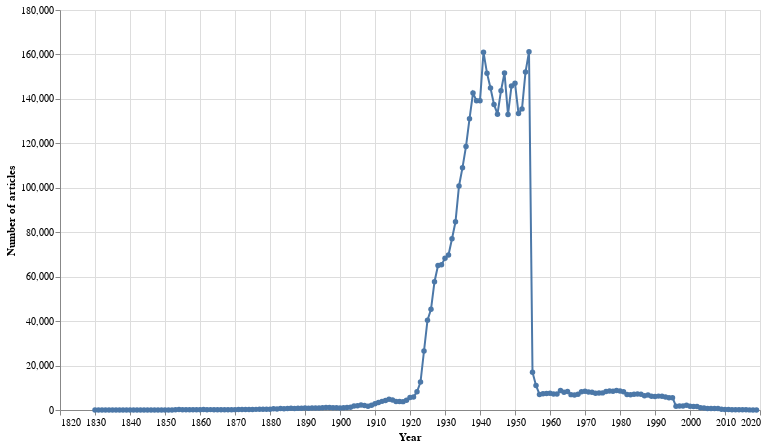

The code cell stored with this chart in its notebook:
### Markdown cell above
Now let's display the data as a chart using [Altair](https://altair-viz.github.io/index.html).

### Code cell
alt.Chart(df).mark_line(point=True).encode(
    # Years on the X axis
    x=alt.X("year:Q", axis=alt.Axis(format="c", title="Year")),
    # Number of articles on the Y axis
    y=alt.Y("total_results:Q", axis=alt.Axis(format=",d", title="Number of articles")),
    # Display details when you hover over a point
    tooltip=[
        alt.Tooltip("year:Q", title="Year"),
        alt.Tooltip("total_results:Q", title="Articles", format=","),
    ],
).properties(width=700, height=400)

### Figure 1 — Vega-Lite specification as saved in the notebook (floating-point values rounded to 4 significant figures; data arrays with more than 128 entries replaced by an {"elided": "..."} marker saying what was removed)
{"config": {"view": {"continuousWidth": 300, "continuousHeight": 300}}, "data": {"name": "data-4c173b289cc190e2e4b5a5734d74a1e3"}, "mark": {"type": "line", "point": true}, "encoding": {"tooltip": [{"field": "year", "title": "Year", "type": "quantitative"}, {"field": "total_results", "format": ",", "title": "Articles", "type": "quantitative"}], "x": {"axis": {"format": "c", "title": "Year"}, "field": "year", "type": "quantitative"}, "y": {"axis": {"format": ",d", "title": "Number of articles"}, "field": "total_results", "type": "quantitative"}}, "height": 400, "width": 700, "$schema": "https://vega.github.io/schema/vega-lite/v5.20.1.json", "datasets": {"data-4c173b289cc190e2e4b5a5734d74a1e3": {"elided": "190 records"}}}
